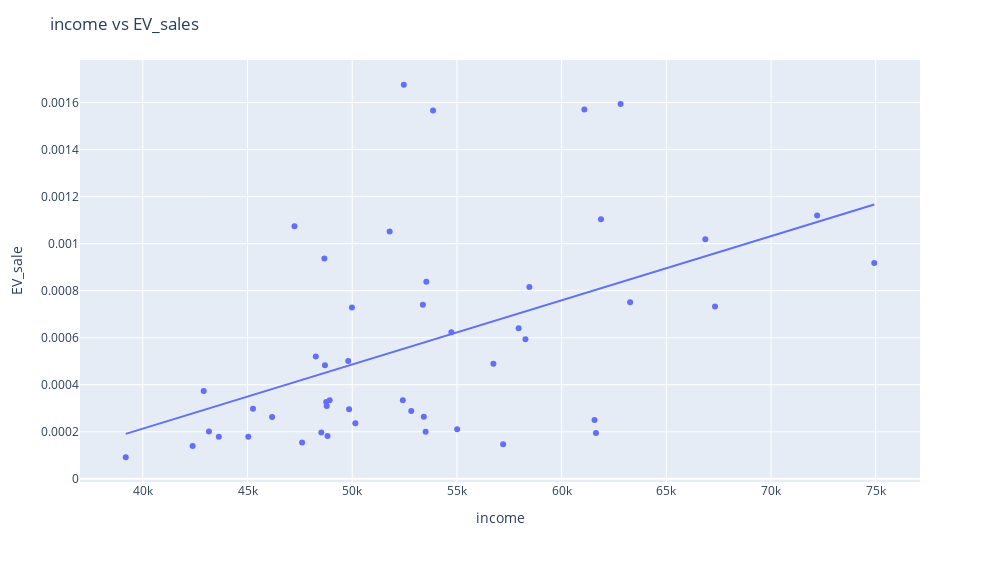

Notebook source saved alongside this figure:
### Markdown cell above
# Income

### Code cell
fig = px.scatter(new1, x=new1['income'], y=new1['EV_sale'],trendline='ols')
fig.layout.update(
    width=1000,
    height=562.5,
    title_text = 'income vs EV_sales')
fig.show()
